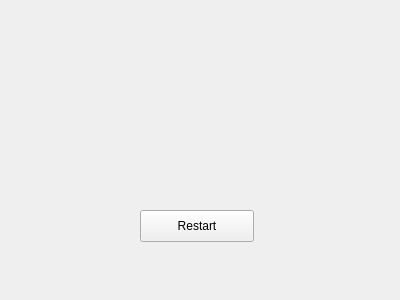
<?xml version="1.0" encoding="UTF-8"?>
<ui version="4.0">
 <class>MainWindow</class>
 <widget class="QMainWindow" name="MainWindow">
  <property name="geometry">
   <rect>
    <x>0</x>
    <y>0</y>
    <width>400</width>
    <height>300</height>
   </rect>
  </property>
  <property name="windowTitle">
   <string>MainWindow</string>
  </property>
  <widget class="QWidget" name="centralWidget">
   <widget class="GameBoardWidget" name="gameBoard" native="true">
    <property name="geometry">
     <rect>
      <x>110</x>
      <y>40</y>
      <width>181</width>
      <height>141</height>
     </rect>
    </property>
   </widget>
   <widget class="QPushButton" name="restartButton">
    <property name="geometry">
     <rect>
      <x>140</x>
      <y>210</y>
      <width>114</width>
      <height>32</height>
     </rect>
    </property>
    <property name="text">
     <string>Restart</string>
    </property>
   </widget>
   <widget class="QLabel" name="winnerLabel">
    <property name="enabled">
     <bool>true</bool>
    </property>
    <property name="geometry">
     <rect>
      <x>110</x>
      <y>190</y>
      <width>181</width>
      <height>20</height>
     </rect>
    </property>
    <property name="text">
     <string/>
    </property>
    <property name="alignment">
     <set>Qt::AlignCenter</set>
    </property>
   </widget>
  </widget>
 </widget>
 <layoutdefault spacing="6" margin="11"/>
 <customwidgets>
  <customwidget>
   <class>GameBoardWidget</class>
   <extends>QWidget</extends>
   <header>gameboardwidget.h</header>
   <container>1</container>
  </customwidget>
 </customwidgets>
 <resources/>
 <connections/>
</ui>
